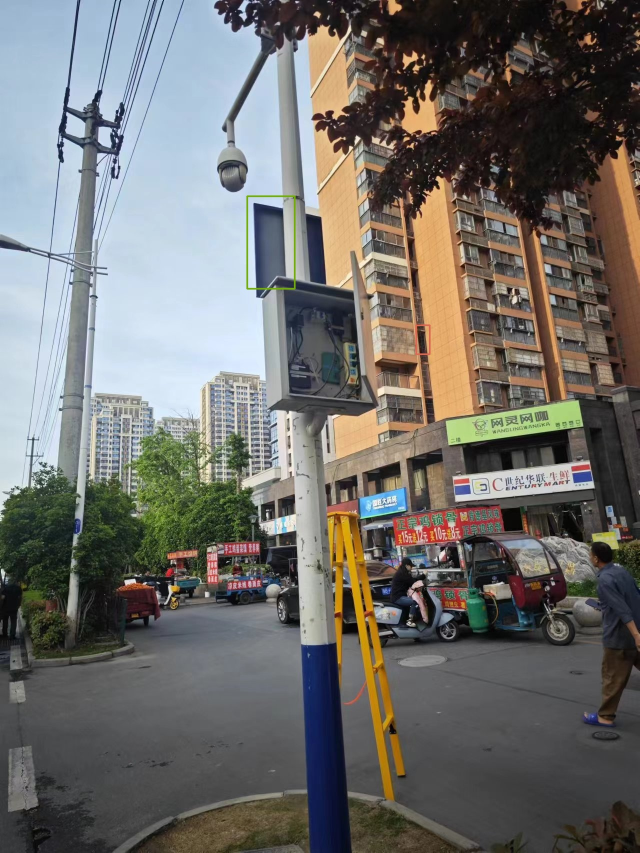
#> input picture img_det_2.jpg, 1279 x 1706 px (shown at 1/2 size)
$ python -i augmentations.py   (imports and definitions only)
#> lines starting #> are read from the running program, lines starting #| are printed output that depends on the picture
#> further down, picture is the input picture: shape (1706, 1279, 3); mean B, G, R 106.5, 109.9, 111.3
# -*- coding: utf-8 -*-

import numpy as np
import cv2
import random
import math


def augment_hsv(img, hgain=0.5, sgain=0.5, vgain=0.5):
    """change color hue, saturation, value"""
#> called with hgain = 0.5, sgain = 0.5, vgain = 0.5
    r = np.random.uniform(-1, 1, 3) * [hgain, sgain, vgain] + 1  # random gains
    hue, sat, val = cv2.split(cv2.cvtColor(img, cv2.COLOR_BGR2HSV))
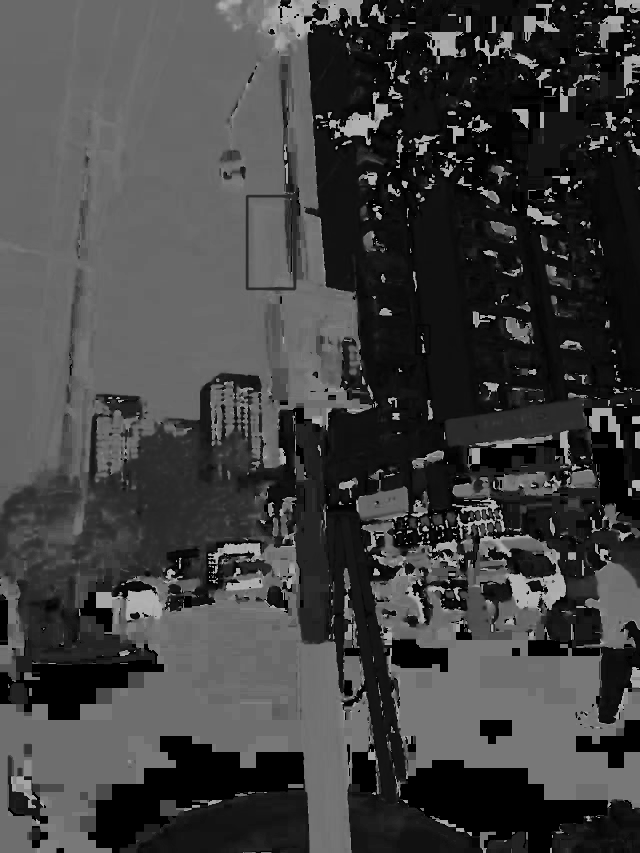
#> hue: shape (1706, 1279) (shown at 1/2 size); min 0, max 179, mean 64.9
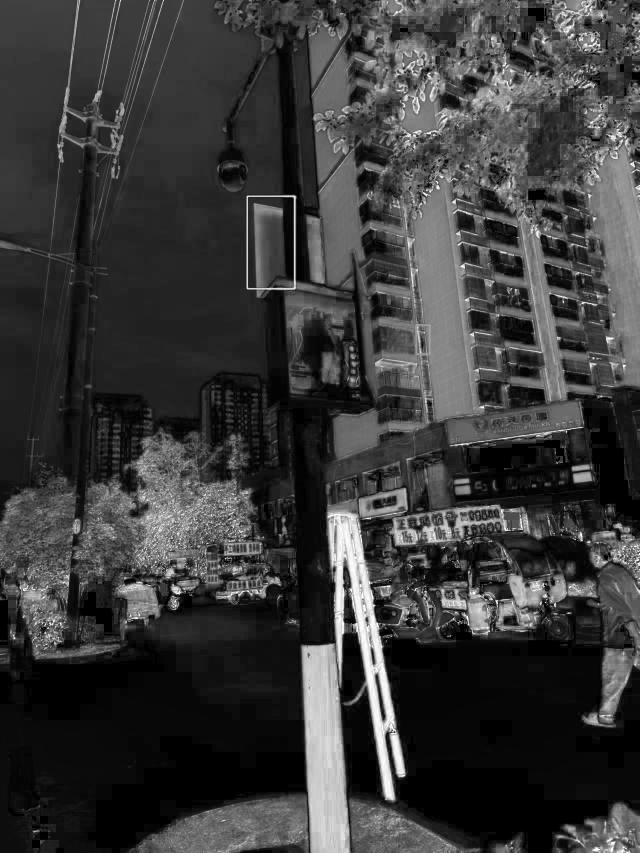
#> sat: shape (1706, 1279) (shown at 1/2 size); min 0, max 255, mean 57.8
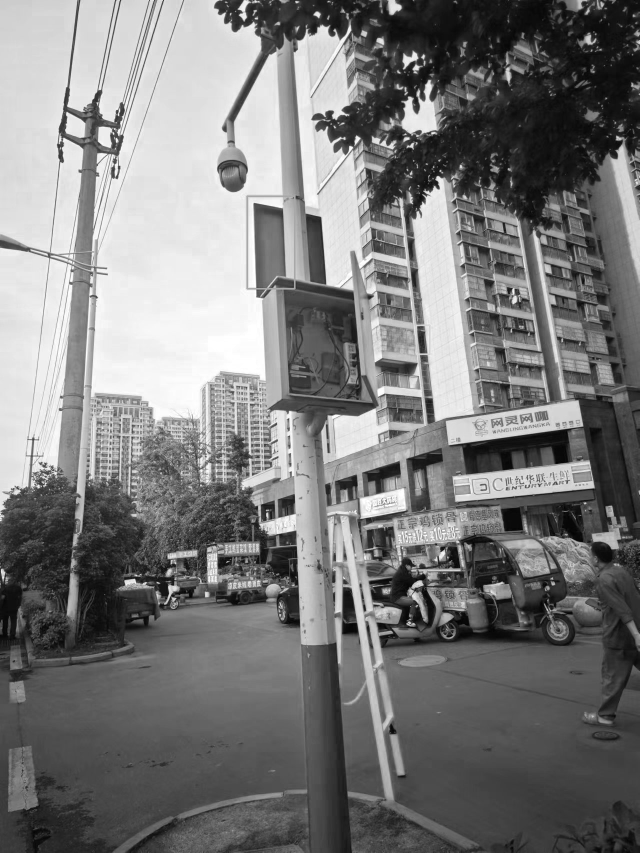
#> val: shape (1706, 1279) (shown at 1/2 size); min 0, max 255, mean 122.8
    dtype = img.dtype  # uint8

    x = np.arange(0, 256, dtype=np.int16)
    lut_hue = ((x * r[0]) % 180).astype(dtype)
    lut_sat = np.clip(x * r[1], 0, 255).astype(dtype)
#> lut_sat = 256 values from 0 to 255
    lut_val = np.clip(x * r[2], 0, 255).astype(dtype)
#> lut_val = 256 values from 0 to 255

    img_hsv = cv2.merge((cv2.LUT(hue, lut_hue), cv2.LUT(sat, lut_sat), cv2.LUT(val, lut_val))).astype(dtype)
#> img_hsv: shape (1706, 1279, 3); mean H, S, V 64.1, 69.3, 134
    cv2.cvtColor(img_hsv, cv2.COLOR_HSV2BGR, dst=img)  # no return needed
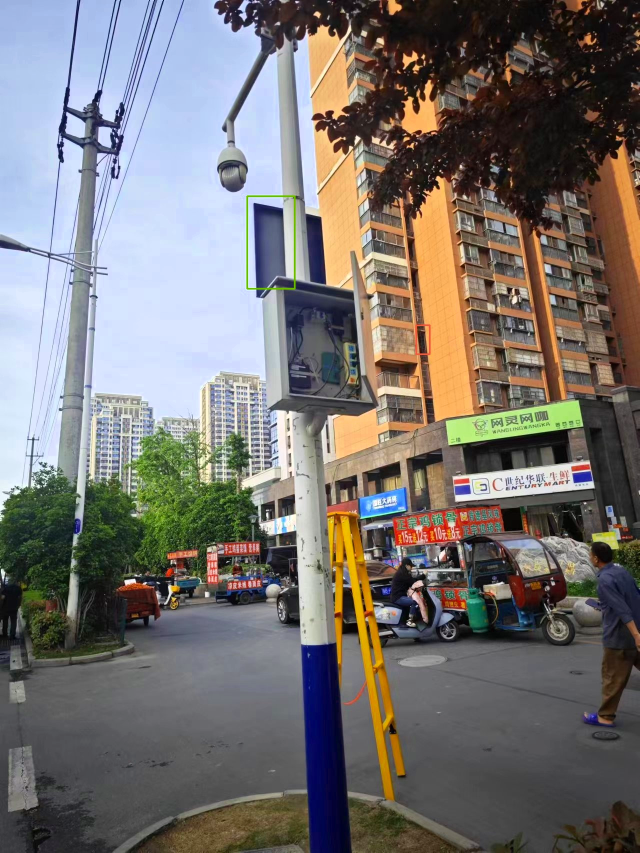
#> img: shape (1706, 1279, 3) (shown at 1/2 size); mean B, G, R 112.3, 114.8, 118.7

    # Histogram equalization
    # if random.random() < 0.2:
    #     for i in range(3):
    #         img[:, :, i] = cv2.equalizeHist(img[:, :, i])


# [386 lines left out: functions random_perspective, random_perspective_for_img, cutout, letterbox, letterbox_for_img, _box_candidates, not called in this run]

>>> import cv2
>>> picture = cv2.imread('../../img_det_2.jpg')
>>> result = augment_hsv(picture)

$ run again, on img_det_3.jpg
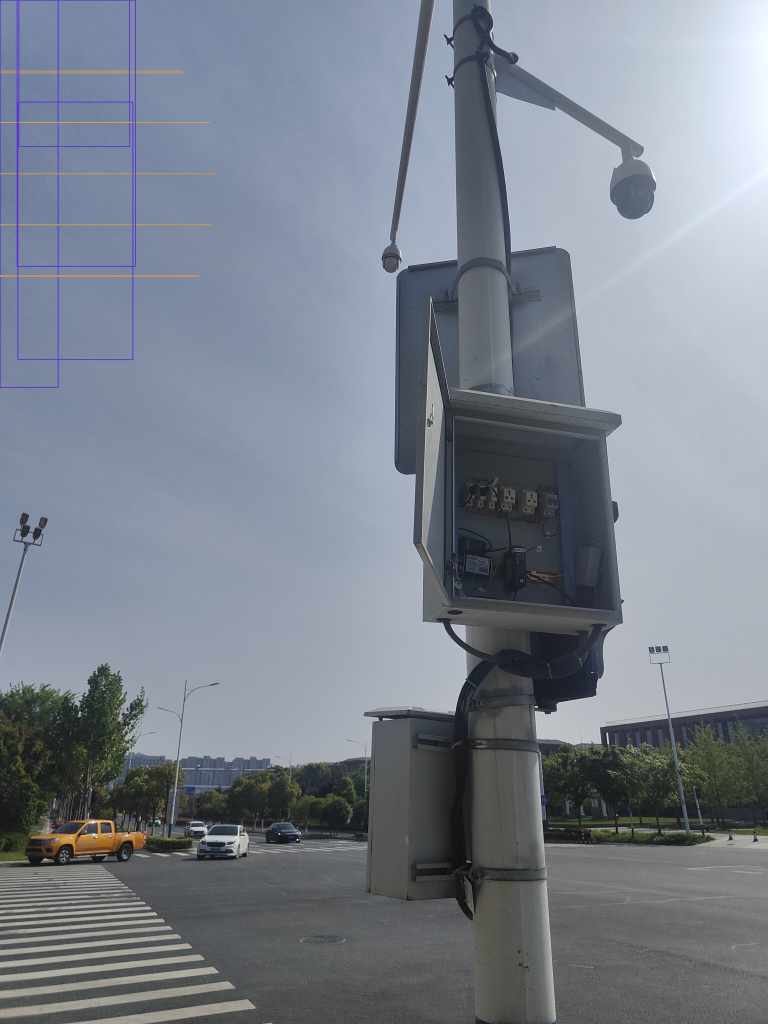
#> input picture img_det_3.jpg, 3072 x 4096 px (shown at 1/4 size)
#> picture is the input picture: shape (4096, 3072, 3); mean B, G, R 140.7, 129.7, 122.7
#> in augment_hsv, `hue, sat, val = cv2.split(cv2.cvtColor(img, cv2.COLOR_BGR2HSV))`:
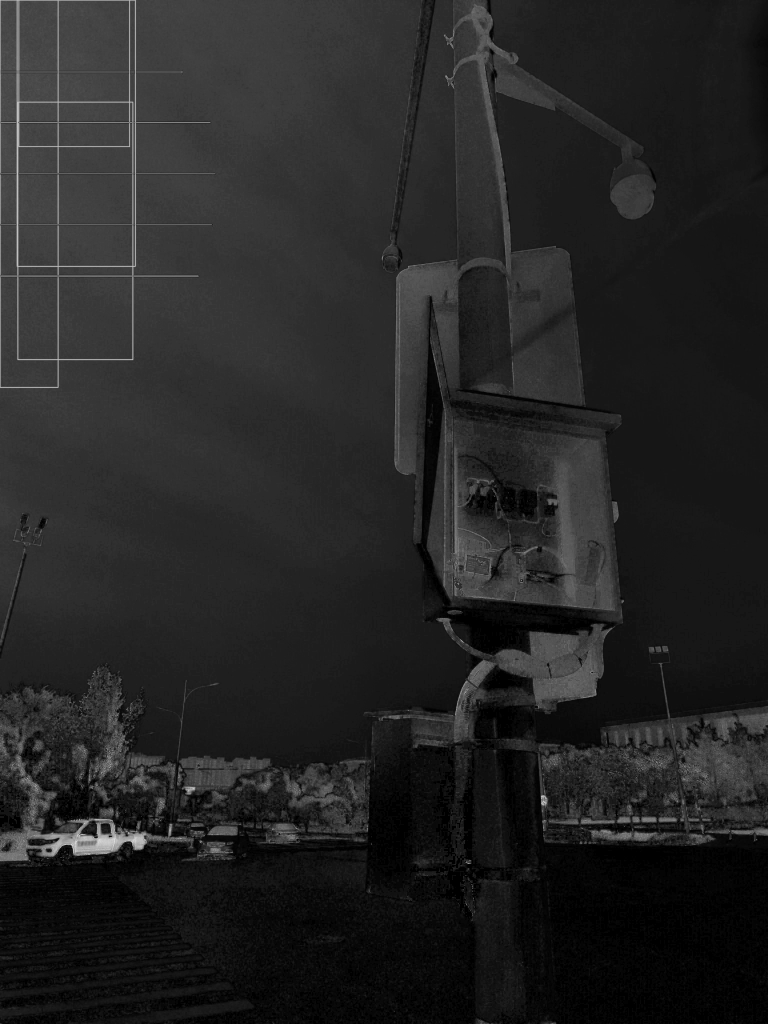
#> sat: shape (4096, 3072) (shown at 1/4 size); min 0, max 255, mean 36.6
#> img_hsv: shape (4096, 3072, 3); mean H, S, V 99.5, 44, 155.8
#> in augment_hsv, `cv2.cvtColor(img_hsv, cv2.COLOR_HSV2BGR, dst=img)`:
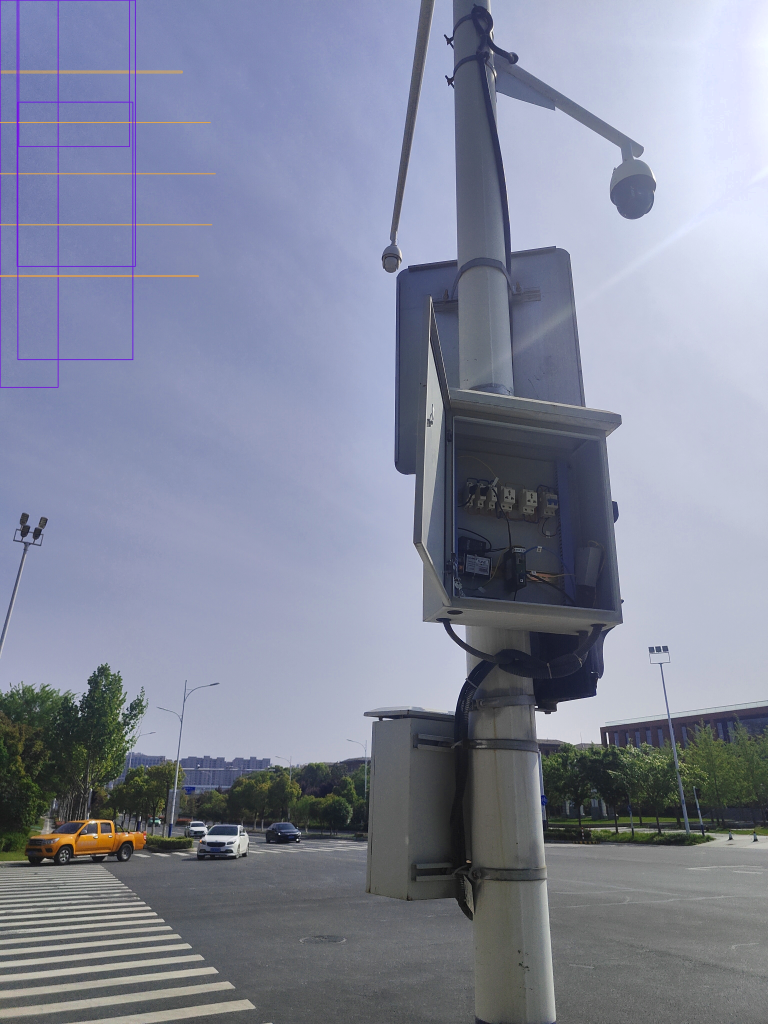
#> img: shape (4096, 3072, 3) (shown at 1/4 size); mean B, G, R 154.1, 135, 130

$ run again, on test.jpg
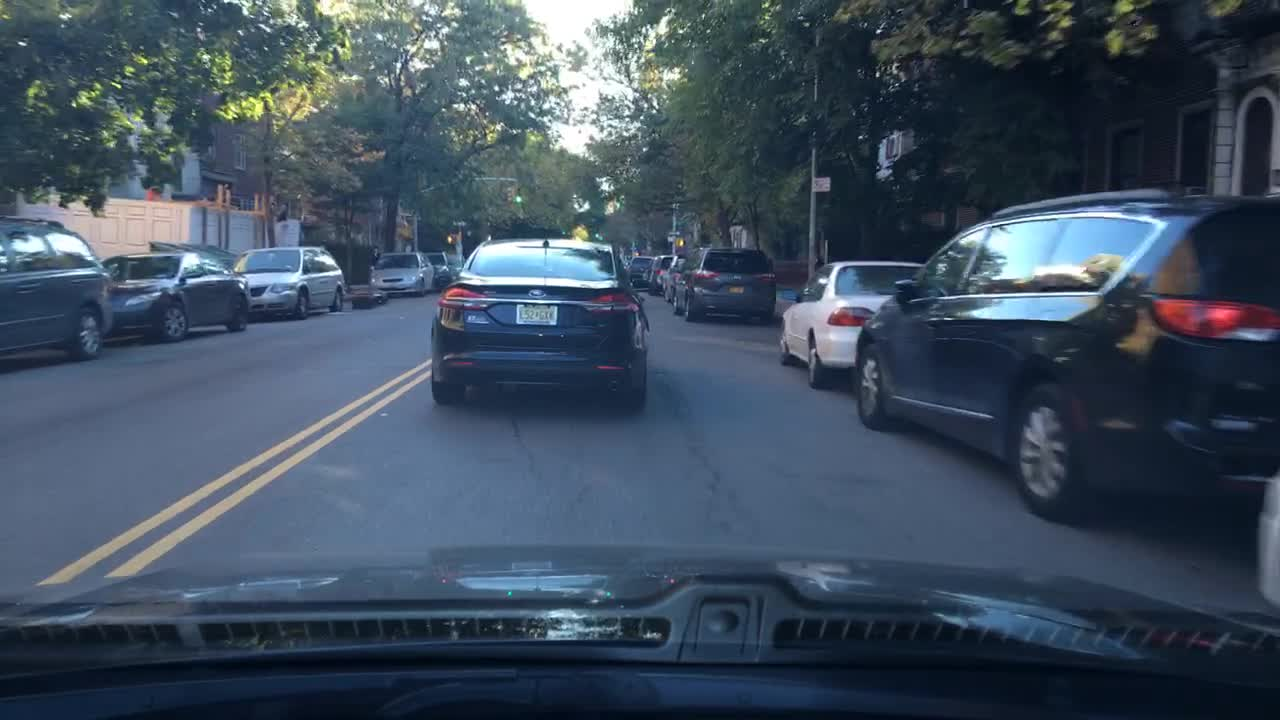
#> input picture test.jpg, 1280 x 720 px
#> picture is the input picture: shape (720, 1280, 3); mean B, G, R 94.3, 78, 62.7
#> in augment_hsv, `hue, sat, val = cv2.split(cv2.cvtColor(img, cv2.COLOR_BGR2HSV))`:
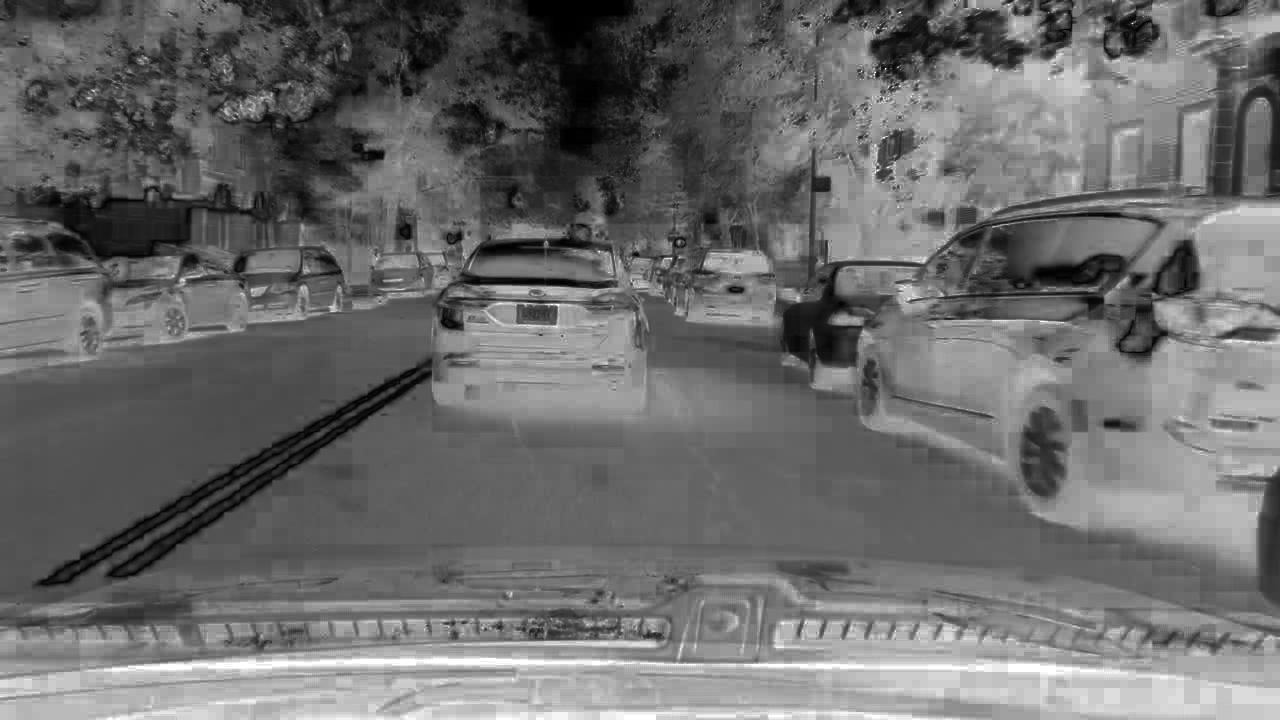
#> sat: shape (720, 1280); min 0, max 255, mean 107.9
#> in augment_hsv, `hue, sat, val = cv2.split(cv2.cvtColor(img, cv2.COLOR_BGR2HSV))`:
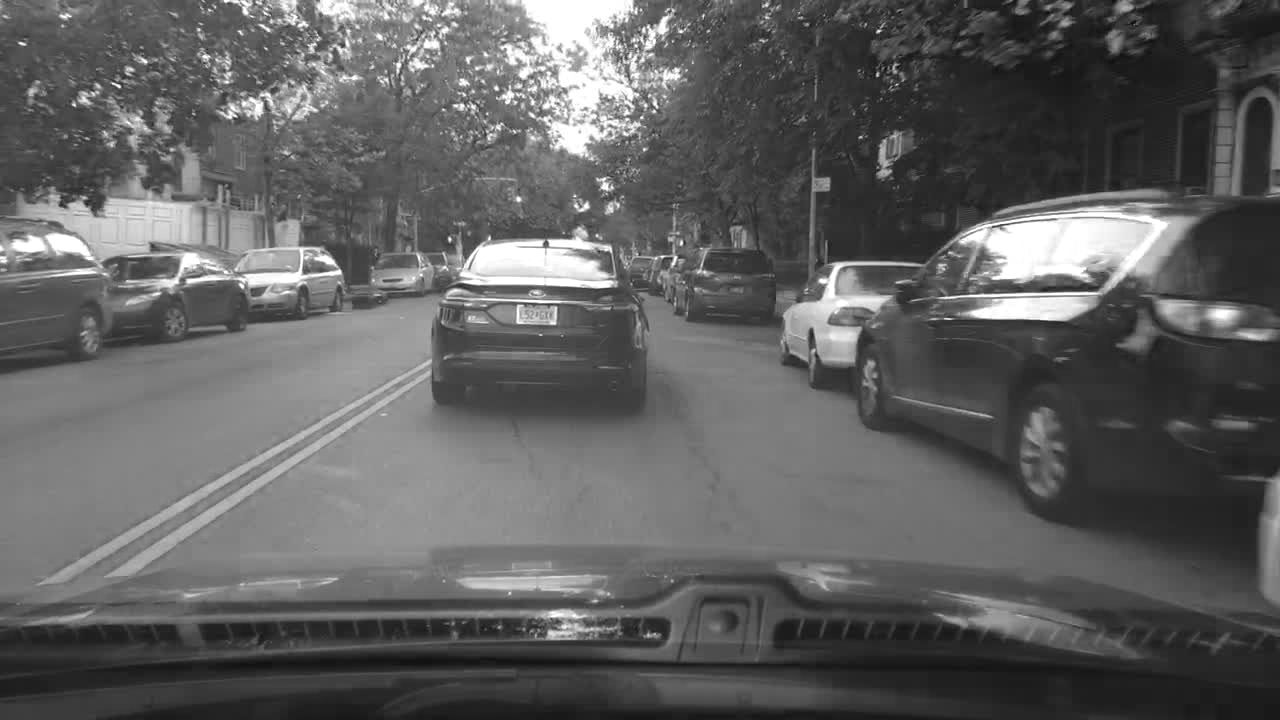
#> val: shape (720, 1280); min 4, max 255, mean 95.9
#> img_hsv: shape (720, 1280, 3); mean H, S, V 106.3, 130.2, 104.7
